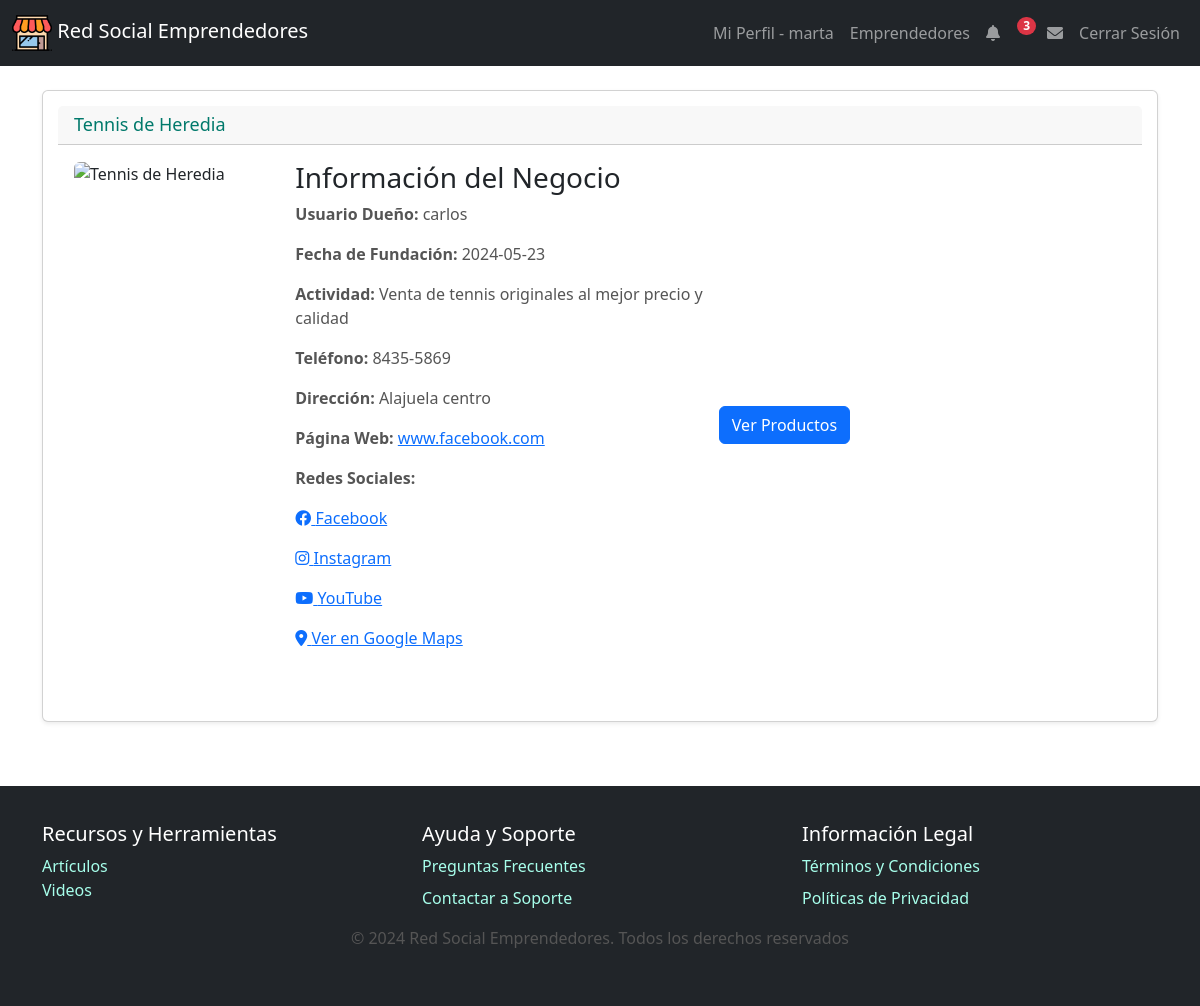
Screenshot of /verEmprendimiento.php?id=3 (signed in) with the database file from the repository.
### tables this page shows
CREATE TABLE negocios (
    id_Negocio INT AUTO_INCREMENT PRIMARY KEY,
    usuario_Dueno VARCHAR(50),
    ruta_Foto VARCHAR(500),
    nombre VARCHAR(100) NOT NULL,
    actividad VARCHAR(255),
    fecha_Fundacion DATE,
    telefono VARCHAR(15),
    direccion VARCHAR(255),
    pagina_Web VARCHAR(255),
    envios ENUM('Si', 'No'),
    facebook VARCHAR(255),
    instagram VARCHAR(255),
    youtube VARCHAR(255),
    google_Maps VARCHAR(255),
    FOREIGN KEY (usuario_Dueno) REFERENCES usuarios(username)
);

### verEmprendimiento.php (the view, shortened to what this page needs)
<?php
include './plantillas/header.php';
require 'db.php';
$id_negocio = intval($_GET['id']);
$sql_negocio = "SELECT * FROM negocios WHERE id_Negocio = $id_negocio";
$result_negocio = $conn->query($sql_negocio);
$negocio = $result_negocio->fetch_assoc();
?>
<!DOCTYPE html>
<html lang="es">
<head>
    <link href="./css/bootstrap.min.css" rel="stylesheet">
    <link rel="stylesheet" href="https://cdnjs.cloudflare.com/ajax/libs/font-awesome/6.0.0-beta3/css/all.min.css">
</head>
<body>
    <div class="container mt-4">
        <div class="card mb-4 shadow-sm">
            <div class="card-header">
                <h2><?php echo htmlspecialchars($negocio['nombre']); ?></h2>
            </div>
            <div class="card-body">
                <div class="row">
                    <div class="col-md-4 mb-4">
                        <img src="<?php echo $negocio['ruta_Foto']; ?>" class="img-fluid rounded" alt="<?php echo htmlspecialchars($negocio['nombre']); ?>">
                    </div>
                    <div class="col-md-8 mb-4">
                        <h3>Información del Negocio</h3>
                        <p><strong>Usuario Dueño:</strong> <?php echo htmlspecialchars($negocio['usuario_Dueno']); ?></p>
                        <p><strong>Fecha de Fundación:</strong> <?php echo htmlspecialchars($negocio['fecha_Fundacion']); ?></p>
                        <p><strong>Actividad:</strong> <?php echo htmlspecialchars($negocio['actividad']); ?></p>
                        <p><strong>Teléfono:</strong> <?php echo htmlspecialchars($negocio['telefono']); ?></p>
                        <p><strong>Dirección:</strong> <?php echo htmlspecialchars($negocio['direccion']); ?></p>
                        <p><strong>Página Web:</strong> <a href="<?php echo htmlspecialchars($negocio['pagina_Web']); ?>" target="_blank"><?php echo htmlspecialchars($negocio['pagina_Web']); ?></a></p>
                        <p><strong>Redes Sociales:</strong></p>
                        <p><a href="<?php echo htmlspecialchars($negocio['facebook']); ?>" target="_blank"><i class="fab fa-facebook"></i> Facebook</a></p>
                        <p><a href="<?php echo htmlspecialchars($negocio['instagram']); ?>" target="_blank"><i class="fab fa-instagram"></i> Instagram</a></p>
                        <p><a href="<?php echo htmlspecialchars($negocio['youtube']); ?>" target="_blank"><i class="fab fa-youtube"></i> YouTube</a></p>
                        <p><a href="<?php echo htmlspecialchars($negocio['google_Maps']); ?>" target="_blank"><i class="fas fa-map-marker-alt"></i> Ver en Google Maps</a></p>
                    </div>
                </div>
                <a href="productos.php?id=<?php echo $id_negocio; ?>" class="btn btn-primary">Ver Productos</a>
            </div>
        </div>
    </div>
    <?php include './plantillas/footer.php'; ?>
</body>
</html>

### css/styles.css (style rules this page uses)
html, body { height: 100%; margin: 0; }
body { font-family: Arial, sans-serif; background-color: #e0f7fa; display: flex; flex-direction: column; }
.container { margin-top: 20px; padding: 0 15px; margin-bottom: 40px; }
.card { background-color: white; border-radius: 10px; box-shadow: 0 4px 8px rgba(0, 0, 0, 0.1); margin-bottom: 20px; padding: 15px; }
.card-header { display: flex; align-items: center; margin-bottom: 10px; }
.card-header h2 { margin: 0; color: #00796b; font-size: 18px; }
p { font-size: 1rem; color: #555; }
.btn { padding: 8px 16px; font-size: 1rem; border-radius: 5px; margin: 5px; transition: background-color 0.3s, transform 0.3s; }
.btn-primary { background-color: #00897b; border: none; }
.card-body { display: flex; align-items: center; }

### rows the page displays
negocios: nombre "Tennis de Heredia", usuario_Dueno "carlos", fecha_Fundacion "2024-05-23", actividad "Venta de tennis originales al mejor precio y calidad", telefono "8435-5869", direccion "Alajuela centro", pagina_Web "www.facebook.com"

### other values shown
$current_user "marta"
$num_notificaciones "3"
